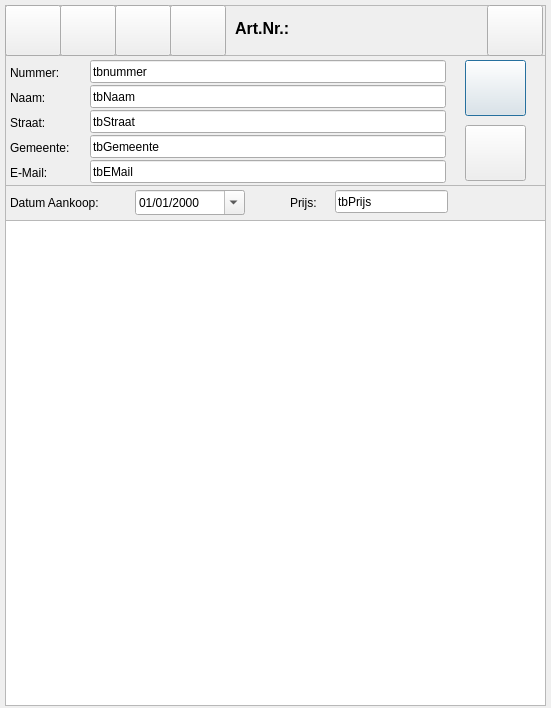
<?xml version="1.0" encoding="UTF-8"?>
<ui version="4.0">
 <class>AddConcurentPrijs</class>
 <widget class="QDialog" name="AddConcurentPrijs">
  <property name="geometry">
   <rect>
    <x>0</x>
    <y>0</y>
    <width>551</width>
    <height>708</height>
   </rect>
  </property>
  <property name="windowTitle">
   <string>Voer prijzen concurentie in.</string>
  </property>
  <widget class="QFrame" name="frame_2">
   <property name="geometry">
    <rect>
     <x>5</x>
     <y>55</y>
     <width>541</width>
     <height>131</height>
    </rect>
   </property>
   <property name="frameShape">
    <enum>QFrame::StyledPanel</enum>
   </property>
   <property name="frameShadow">
    <enum>QFrame::Raised</enum>
   </property>
   <widget class="QLabel" name="lbNaam">
    <property name="geometry">
     <rect>
      <x>5</x>
      <y>35</y>
      <width>51</width>
      <height>16</height>
     </rect>
    </property>
    <property name="text">
     <string>Naam:</string>
    </property>
   </widget>
   <widget class="QLineEdit" name="tbNaam">
    <property name="geometry">
     <rect>
      <x>85</x>
      <y>30</y>
      <width>356</width>
      <height>23</height>
     </rect>
    </property>
    <property name="inputMask">
     <string/>
    </property>
    <property name="text">
     <string>tbNaam</string>
    </property>
   </widget>
   <widget class="QLabel" name="lbStraat">
    <property name="geometry">
     <rect>
      <x>5</x>
      <y>60</y>
      <width>51</width>
      <height>16</height>
     </rect>
    </property>
    <property name="text">
     <string>Straat:</string>
    </property>
   </widget>
   <widget class="QLineEdit" name="tbStraat">
    <property name="geometry">
     <rect>
      <x>85</x>
      <y>55</y>
      <width>356</width>
      <height>23</height>
     </rect>
    </property>
    <property name="inputMask">
     <string/>
    </property>
    <property name="text">
     <string>tbStraat</string>
    </property>
   </widget>
   <widget class="QLabel" name="lbEMail">
    <property name="geometry">
     <rect>
      <x>5</x>
      <y>110</y>
      <width>51</width>
      <height>16</height>
     </rect>
    </property>
    <property name="text">
     <string>E-Mail:</string>
    </property>
   </widget>
   <widget class="QLineEdit" name="tbEMail">
    <property name="geometry">
     <rect>
      <x>85</x>
      <y>105</y>
      <width>356</width>
      <height>23</height>
     </rect>
    </property>
    <property name="inputMask">
     <string/>
    </property>
    <property name="text">
     <string>tbEMail</string>
    </property>
   </widget>
   <widget class="QLabel" name="lbNummer">
    <property name="geometry">
     <rect>
      <x>5</x>
      <y>10</y>
      <width>61</width>
      <height>15</height>
     </rect>
    </property>
    <property name="text">
     <string>Nummer:</string>
    </property>
   </widget>
   <widget class="QLineEdit" name="tbNummer">
    <property name="geometry">
     <rect>
      <x>85</x>
      <y>5</y>
      <width>356</width>
      <height>23</height>
     </rect>
    </property>
    <property name="inputMask">
     <string/>
    </property>
    <property name="text">
     <string>tbnummer</string>
    </property>
   </widget>
   <widget class="QPushButton" name="btnZoek">
    <property name="geometry">
     <rect>
      <x>460</x>
      <y>5</y>
      <width>61</width>
      <height>56</height>
     </rect>
    </property>
    <property name="text">
     <string/>
    </property>
    <property name="icon">
     <iconset resource="../resource.qrc">
      <normaloff>:/icons/icons/zoom.png</normaloff>:/icons/icons/zoom.png</iconset>
    </property>
   </widget>
   <widget class="QLabel" name="lbGemeente">
    <property name="geometry">
     <rect>
      <x>5</x>
      <y>85</y>
      <width>76</width>
      <height>16</height>
     </rect>
    </property>
    <property name="text">
     <string>Gemeente:</string>
    </property>
   </widget>
   <widget class="QLineEdit" name="tbGemeente">
    <property name="geometry">
     <rect>
      <x>85</x>
      <y>80</y>
      <width>356</width>
      <height>23</height>
     </rect>
    </property>
    <property name="inputMask">
     <string/>
    </property>
    <property name="text">
     <string>tbGemeente</string>
    </property>
   </widget>
   <widget class="QPushButton" name="btnWis">
    <property name="geometry">
     <rect>
      <x>460</x>
      <y>70</y>
      <width>61</width>
      <height>56</height>
     </rect>
    </property>
    <property name="text">
     <string/>
    </property>
    <property name="icon">
     <iconset resource="../resource.qrc">
      <normaloff>:/icons/icons/draw_eraser.png</normaloff>:/icons/icons/draw_eraser.png</iconset>
    </property>
   </widget>
  </widget>
  <widget class="QFrame" name="frame">
   <property name="geometry">
    <rect>
     <x>5</x>
     <y>5</y>
     <width>541</width>
     <height>51</height>
    </rect>
   </property>
   <property name="frameShape">
    <enum>QFrame::StyledPanel</enum>
   </property>
   <property name="frameShadow">
    <enum>QFrame::Raised</enum>
   </property>
   <widget class="QPushButton" name="btnStop">
    <property name="geometry">
     <rect>
      <x>482</x>
      <y>0</y>
      <width>56</width>
      <height>51</height>
     </rect>
    </property>
    <property name="toolTip">
     <string>Afsluiten zonder opslaan</string>
    </property>
    <property name="text">
     <string/>
    </property>
    <property name="icon">
     <iconset resource="../resource.qrc">
      <normaloff>:/icons/icons/stop2.png</normaloff>:/icons/icons/stop2.png</iconset>
    </property>
   </widget>
   <widget class="QLabel" name="lbArtNr">
    <property name="geometry">
     <rect>
      <x>230</x>
      <y>15</y>
      <width>236</width>
      <height>16</height>
     </rect>
    </property>
    <property name="font">
     <font>
      <pointsize>12</pointsize>
      <weight>75</weight>
      <bold>true</bold>
     </font>
    </property>
    <property name="text">
     <string>Art.Nr.:</string>
    </property>
   </widget>
   <widget class="QPushButton" name="btnEdit">
    <property name="geometry">
     <rect>
      <x>55</x>
      <y>0</y>
      <width>56</width>
      <height>51</height>
     </rect>
    </property>
    <property name="toolTip">
     <string>Aanpassen</string>
    </property>
    <property name="text">
     <string/>
    </property>
    <property name="icon">
     <iconset resource="../resource.qrc">
      <normaloff>:/icons/icons/edit_button.png</normaloff>:/icons/icons/edit_button.png</iconset>
    </property>
   </widget>
   <widget class="QPushButton" name="btnNew">
    <property name="geometry">
     <rect>
      <x>0</x>
      <y>0</y>
      <width>56</width>
      <height>51</height>
     </rect>
    </property>
    <property name="toolTip">
     <string>Nieuw</string>
    </property>
    <property name="text">
     <string/>
    </property>
    <property name="icon">
     <iconset resource="../resource.qrc">
      <normaloff>:/icons/icons/add.png</normaloff>:/icons/icons/add.png</iconset>
    </property>
   </widget>
   <widget class="QPushButton" name="btnSave">
    <property name="geometry">
     <rect>
      <x>165</x>
      <y>0</y>
      <width>56</width>
      <height>51</height>
     </rect>
    </property>
    <property name="toolTip">
     <string>Opslaan</string>
    </property>
    <property name="text">
     <string/>
    </property>
    <property name="icon">
     <iconset resource="../resource.qrc">
      <normaloff>:/icons/icons/save_close.png</normaloff>:/icons/icons/save_close.png</iconset>
    </property>
   </widget>
   <widget class="QPushButton" name="btnDelete">
    <property name="geometry">
     <rect>
      <x>110</x>
      <y>0</y>
      <width>56</width>
      <height>51</height>
     </rect>
    </property>
    <property name="toolTip">
     <string>Wissen</string>
    </property>
    <property name="text">
     <string/>
    </property>
    <property name="icon">
     <iconset resource="../resource.qrc">
      <normaloff>:/icons/icons/cross.png</normaloff>:/icons/icons/cross.png</iconset>
    </property>
   </widget>
  </widget>
  <widget class="QFrame" name="frame_3">
   <property name="geometry">
    <rect>
     <x>5</x>
     <y>185</y>
     <width>541</width>
     <height>36</height>
    </rect>
   </property>
   <property name="frameShape">
    <enum>QFrame::StyledPanel</enum>
   </property>
   <property name="frameShadow">
    <enum>QFrame::Raised</enum>
   </property>
   <widget class="QLabel" name="lbDatumAankoop">
    <property name="geometry">
     <rect>
      <x>5</x>
      <y>10</y>
      <width>116</width>
      <height>16</height>
     </rect>
    </property>
    <property name="text">
     <string>Datum Aankoop:</string>
    </property>
   </widget>
   <widget class="QLabel" name="lbPrijs">
    <property name="geometry">
     <rect>
      <x>285</x>
      <y>10</y>
      <width>41</width>
      <height>16</height>
     </rect>
    </property>
    <property name="text">
     <string>Prijs:</string>
    </property>
   </widget>
   <widget class="QDateEdit" name="dtpDatumAankoop">
    <property name="geometry">
     <rect>
      <x>130</x>
      <y>5</y>
      <width>110</width>
      <height>25</height>
     </rect>
    </property>
    <property name="displayFormat">
     <string>dd/MM/yyyy</string>
    </property>
    <property name="calendarPopup">
     <bool>true</bool>
    </property>
   </widget>
   <widget class="QLineEdit" name="tbPrijs">
    <property name="geometry">
     <rect>
      <x>330</x>
      <y>5</y>
      <width>113</width>
      <height>23</height>
     </rect>
    </property>
    <property name="text">
     <string>tbPrijs</string>
    </property>
   </widget>
  </widget>
  <widget class="QTableView" name="tvPrijzen">
   <property name="geometry">
    <rect>
     <x>5</x>
     <y>220</y>
     <width>541</width>
     <height>486</height>
    </rect>
   </property>
  </widget>
 </widget>
 <resources>
  <include location="../resource.qrc"/>
 </resources>
 <connections/>
</ui>
